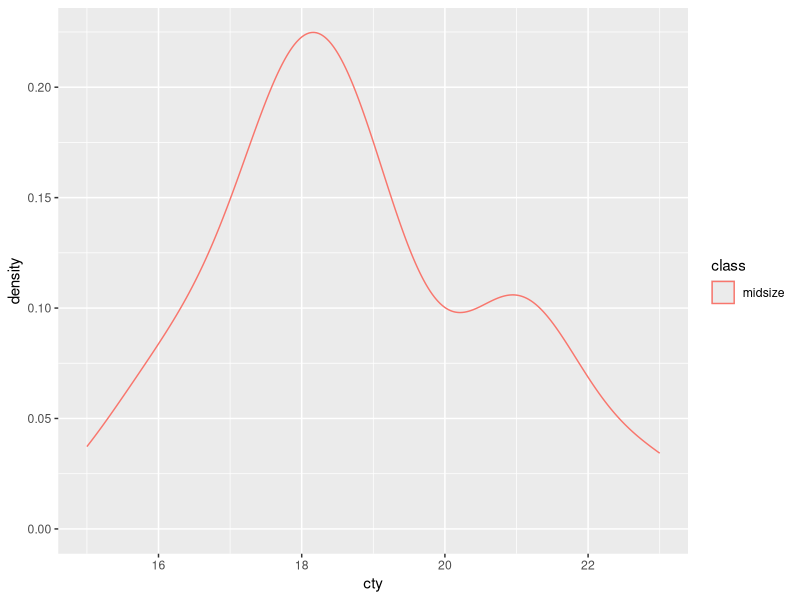
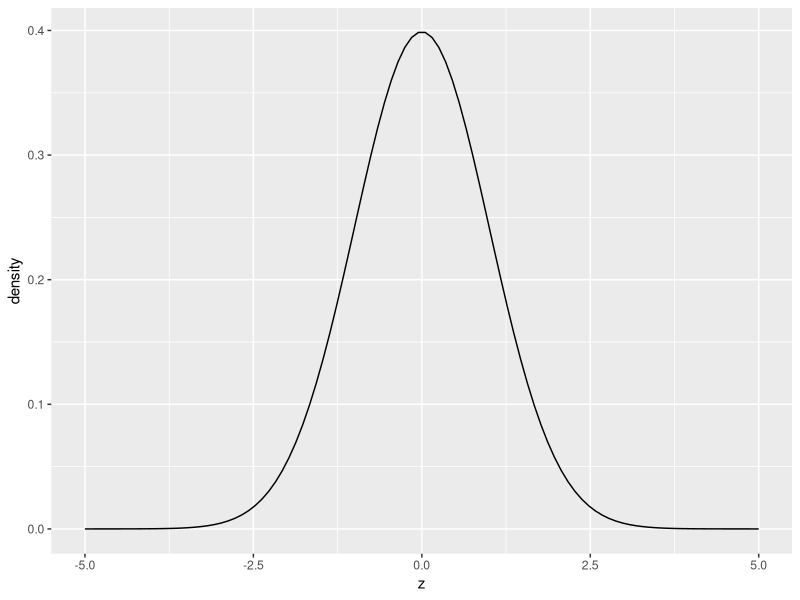
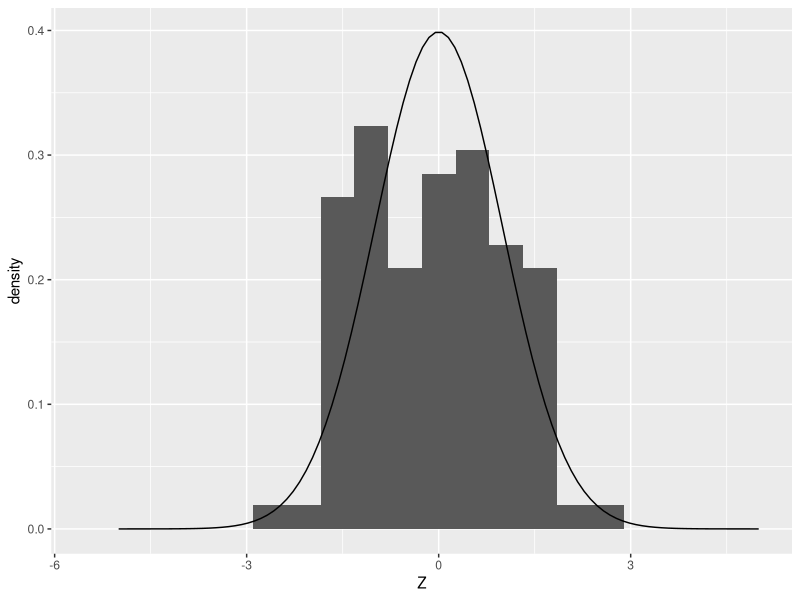
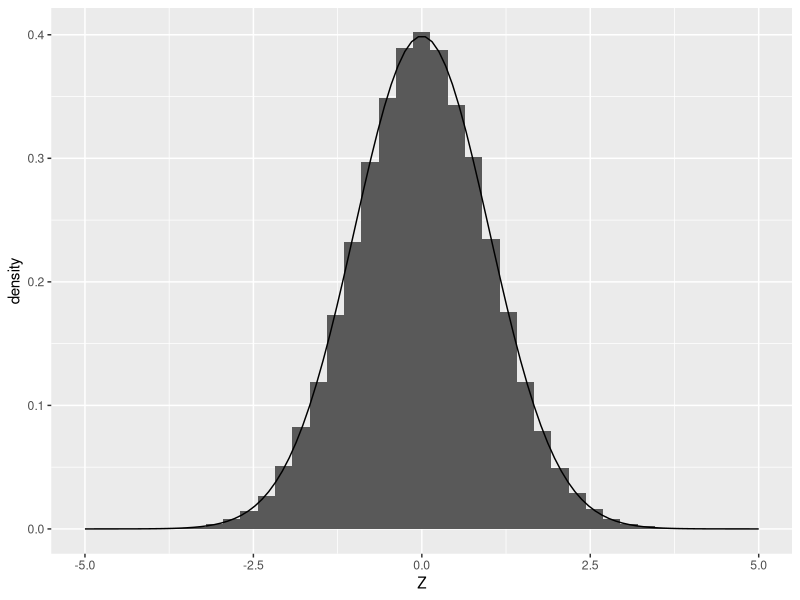
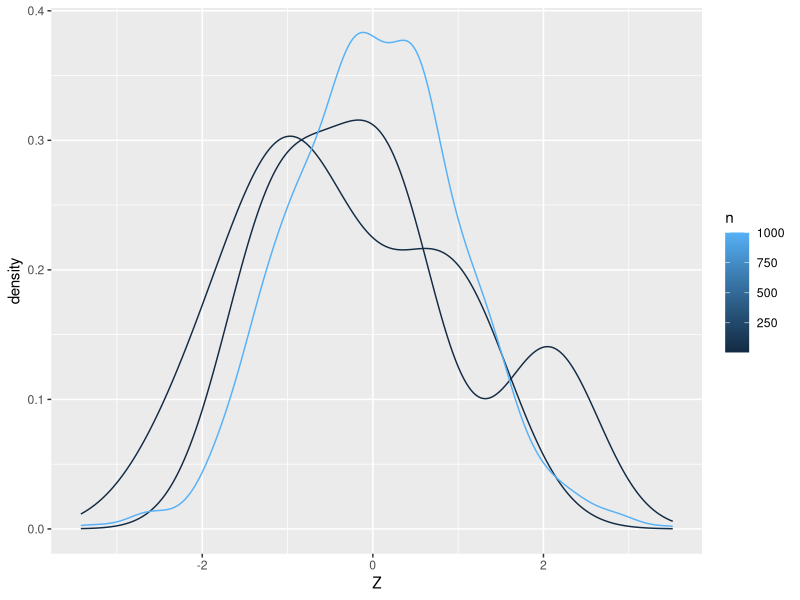
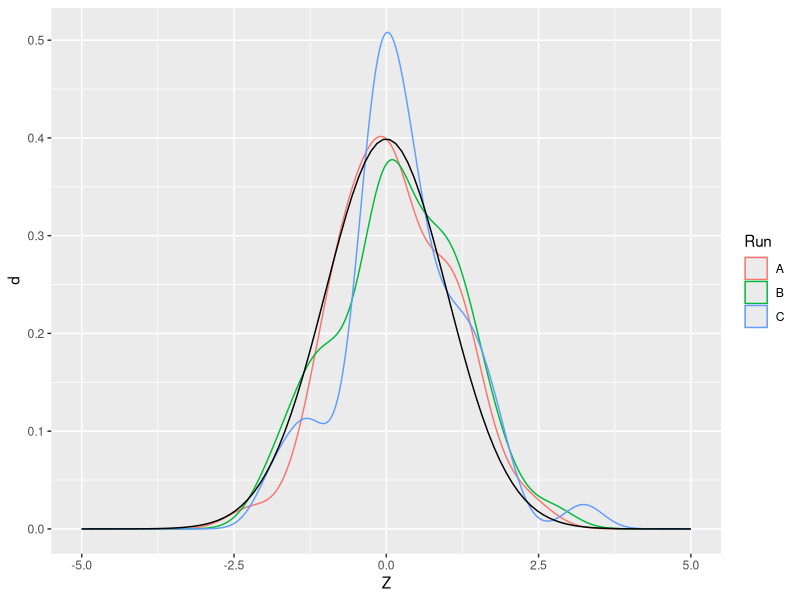

Write the R code that produced these figures, in order.
## ---- chunk 1
library(tidyverse)
## ---- chunk 2
mpg %>%
  filter(class == "midsize") %>%
  ggplot(aes(cty, color = class)) +
  geom_density()
## ---- chunk 3
## NOTE: No need to change this!
df_norm_dist <-
  tibble(z = seq(-5, +5, length.out = 100)) %>%
  mutate(d = dnorm(z, mean = 0, sd = 1))

df_norm_dist %>%
  ggplot(aes(z, d)) +
  geom_line() +
  labs(
    y = "density"
  )
## ---- chunk 4
df_q1 <-
  tibble(x = seq(-5, +5, length.out = 100)) %>%
  mutate(d = dunif(x, min = -1, max = +1))
## ---- chunk 5
## NOTE: No need to change this
assertthat::assert_that(
  all(
    df_q1 %>%
      filter(-1 <= x, x <= +1) %>%
      mutate(flag = d > 0) %>%
      pull(flag)
    )
)
assertthat::assert_that(
  all(
    df_q1 %>%
      filter((x < -1) | (+1 < x)) %>%
      mutate(flag = d == 0) %>%
      pull(flag)
    )
)
print("Nice!")
## ---- chunk 6
## NOTE: No need to change this!
df_norm_samp <- tibble(Z = rnorm(n = 100, mean = 0, sd = 1))

ggplot() +
  ## Plot a *sample*
  geom_histogram(
    data = df_norm_samp,
    mapping = aes(Z, after_stat(density)),
    bins = 20
  ) +
  ## Plot a *distribution*
  geom_line(
    data = df_norm_dist,
    mapping = aes(z, d)
  )
## ---- chunk 7
## NOTE: No need to change this!
ggplot() +
  ## Plot a *sample*
  geom_histogram(
    data = tibble(Z = rnorm(n = 1e5, mean = 0, sd = 1)),
    mapping = aes(Z, after_stat(density)),
    bins = 40
  ) +
  ## Plot a *distribution*
  geom_line(
    data = df_norm_dist,
    mapping = aes(z, d)
  )
## ---- chunk 8
## NOTE: Use the data generated here
df_q2 <- map_dfr(
  c(5, 10, 1e3),
  function(nsamp) {
    tibble(Z = rnorm(n = nsamp), n = nsamp)
  }
)
## TODO: Create the figure
df_q2 %>%
  ggplot(aes(Z, color = n, group = n)) +
  geom_density()
## ---- chunk 9
## NOTE: No need to change; run this multiple times!
rnorm(5)
## ---- chunk 10
## NOTE: No need to change this!
df_samp_multi <-
  tibble(Z = rnorm(n = 50, mean = 0, sd = 1), Run = "A") %>%
  bind_rows(
    tibble(Z = rnorm(n = 50, mean = 0, sd = 1), Run = "B")
  ) %>%
  bind_rows(
    tibble(Z = rnorm(n = 50, mean = 0, sd = 1), Run = "C")
  )

ggplot() +
  ## Plot *fitted distributions*
  geom_density(
    data = df_samp_multi,
    mapping = aes(Z, color = Run, group = Run)
  ) +
  ## Plot a *distribution*
  geom_line(
    data = df_norm_dist,
    mapping = aes(z, d)
  )
## ---- chunk 11
## NOTE: No need to change; run this multiple times!
set.seed(101)
rnorm(5)
